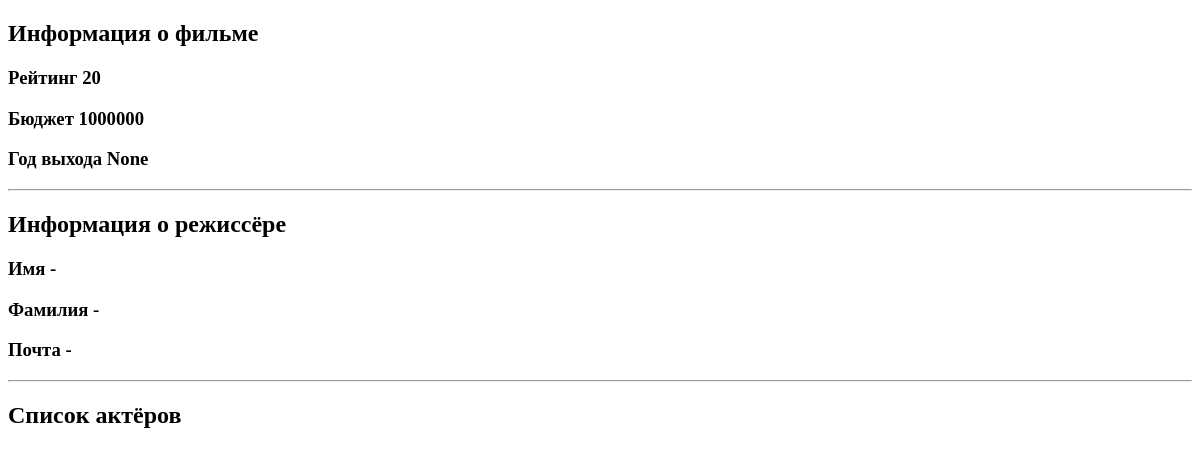
Before: /movie/avatar with the older database file.
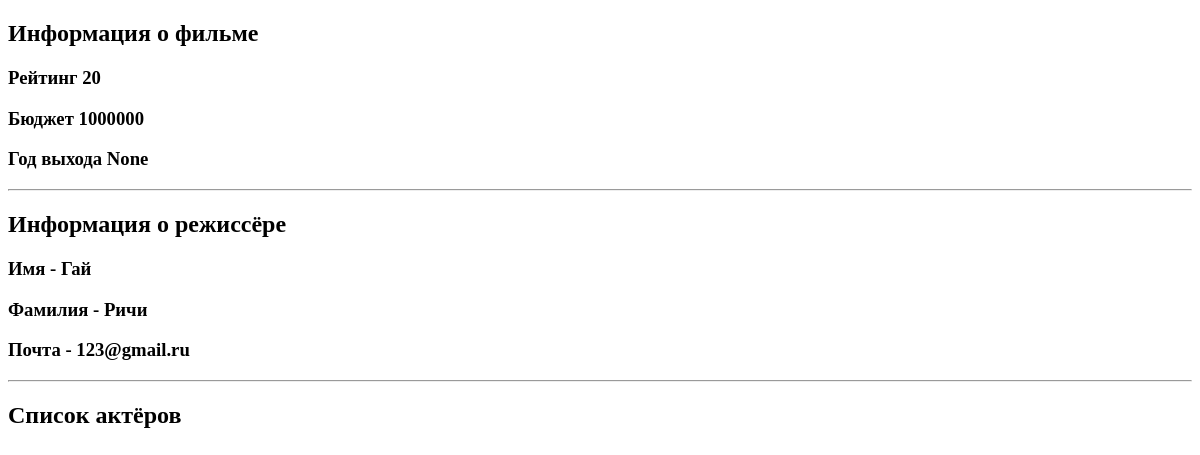
After: the same page with the newer database file.
### movie_app/models.py (models this page shows, shortened)
class Movie(models.Model):
    EUR = 'EUR'
    USD = 'USD'
    RUB = 'RUB'
    CURRENCY_CHOICES = [
        (EUR, 'Euro'),
        (USD, 'Dollar'),
        (RUB, 'Rubles'),
    ]
    name = models.CharField(max_length=40)
    rating = models.IntegerField(validators=[MinValueValidator(1),
                                             MaxValueValidator(100)])
    year = models.IntegerField(null=True, blank=True)
    budget = models.IntegerField(default=1000000, blank=True,
                                 validators=[MinValueValidator(1)])
    currency = models.CharField(max_length=3, choices=CURRENCY_CHOICES, default=EUR)
    slug = models.SlugField(default='', null=False, db_index=True)
    director = models.ForeignKey(Director, on_delete=models.CASCADE, null=True)
    actors = models.ManyToManyField(Actor)
    def __str__(self):
        return f'{self.name} - {self.rating}%'

class Director(models.Model):
    first_name = models.CharField(max_length=100)
    last_name = models.CharField(max_length=100)
    directors_email = models.EmailField()

### movie_app/views.py (the view)
# urls.py: path('movie/<slug:slug_movie>', views.show_one_movie, name='movie-detail'),
def show_one_movie(request, slug_movie: str):
    movie = get_object_or_404(Movie, slug=slug_movie)
    return render(request, 'movie_app/one_movie.html', {
        'movie': movie
    })

### movie_app/templates/movie_app/one_movie.html (shortened to what this page needs)
{% extends 'movie_app/base.html'%}
{% block content %}
    <h2>Информация о фильме</h2>
    <h3>Рейтинг {{movie.rating}}</h3>
    <h3>Бюджет {{movie.budget}}</h3>
    <h3>Год выхода {{movie.year}}</h3>
    <hr>
    <h2>Информация о режиссёре</h2>
    <h3>Имя - {{movie.director.first_name}}</h3>
    <h3>Фамилия - {{movie.director.last_name}}</h3>
    <h3>Почта - {{movie.director.directors_email}}</h3>
    <hr>
    <h2>Список актёров</h2>
{% endblock %}

Changed rows visible on the page:
changed Movie "None": director.first_name (not shown) → "Гай"; director.last_name (not shown) → "Ричи"; director.directors_email (not shown) → "123@gmail.ru"
